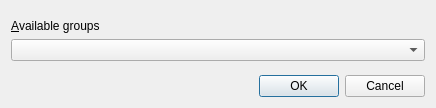
<?xml version="1.0" encoding="UTF-8"?>
<ui version="4.0">
 <class>CListDialog</class>
 <widget class="QDialog" name="CListDialog">
  <property name="geometry">
   <rect>
    <x>0</x>
    <y>0</y>
    <width>436</width>
    <height>108</height>
   </rect>
  </property>
  <property name="windowTitle">
   <string>Add user to group</string>
  </property>
  <layout class="QVBoxLayout" name="verticalLayout_2">
   <item>
    <layout class="QVBoxLayout" name="verticalLayout">
     <item>
      <spacer name="verticalSpacer_2">
       <property name="orientation">
        <enum>Qt::Vertical</enum>
       </property>
       <property name="sizeHint" stdset="0">
        <size>
         <width>20</width>
         <height>40</height>
        </size>
       </property>
      </spacer>
     </item>
     <item>
      <widget class="QLabel" name="label">
       <property name="text">
        <string>&amp;Available groups</string>
       </property>
       <property name="buddy">
        <cstring>list</cstring>
       </property>
      </widget>
     </item>
     <item>
      <widget class="QComboBox" name="list"/>
     </item>
     <item>
      <spacer name="verticalSpacer">
       <property name="orientation">
        <enum>Qt::Vertical</enum>
       </property>
       <property name="sizeHint" stdset="0">
        <size>
         <width>20</width>
         <height>40</height>
        </size>
       </property>
      </spacer>
     </item>
    </layout>
   </item>
   <item>
    <widget class="QDialogButtonBox" name="buttonBox">
     <property name="orientation">
      <enum>Qt::Horizontal</enum>
     </property>
     <property name="standardButtons">
      <set>QDialogButtonBox::Cancel|QDialogButtonBox::Ok</set>
     </property>
    </widget>
   </item>
  </layout>
 </widget>
 <resources/>
 <connections>
  <connection>
   <sender>buttonBox</sender>
   <signal>accepted()</signal>
   <receiver>CListDialog</receiver>
   <slot>accept()</slot>
   <hints>
    <hint type="sourcelabel">
     <x>248</x>
     <y>254</y>
    </hint>
    <hint type="destinationlabel">
     <x>157</x>
     <y>274</y>
    </hint>
   </hints>
  </connection>
  <connection>
   <sender>buttonBox</sender>
   <signal>rejected()</signal>
   <receiver>CListDialog</receiver>
   <slot>reject()</slot>
   <hints>
    <hint type="sourcelabel">
     <x>316</x>
     <y>260</y>
    </hint>
    <hint type="destinationlabel">
     <x>286</x>
     <y>274</y>
    </hint>
   </hints>
  </connection>
 </connections>
</ui>
